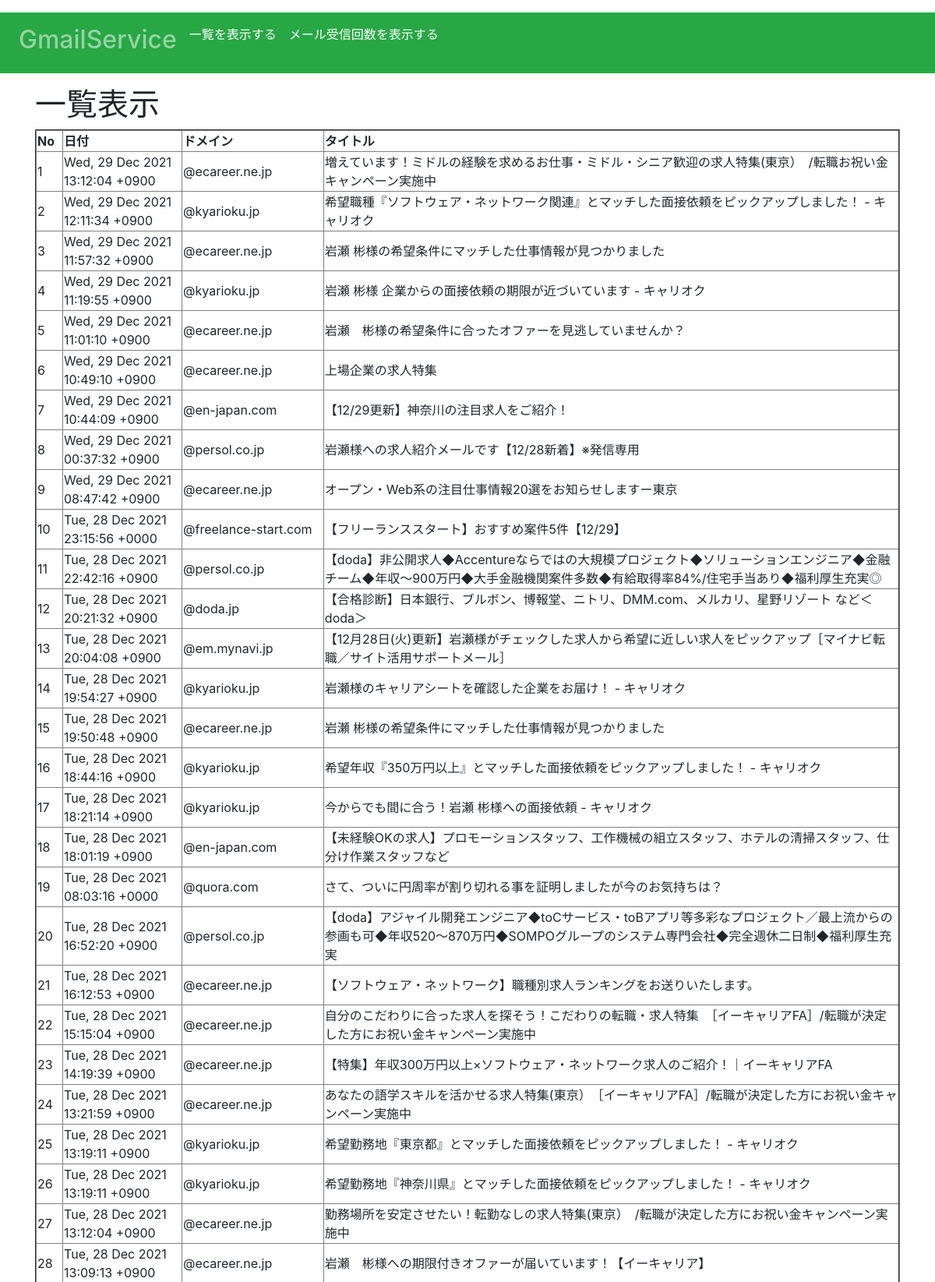
Screenshot of /gmailservice/list (upper part) with the database file from the repository.
### gmailservice/models.py (models this page shows)
class Mails(models.Model):
    no = models.IntegerField(default=0,primary_key=True)
    date = models.CharField(default = "",max_length=100,null=True)
    domain = models.CharField(default = "",max_length=100)
    title = models.CharField(default = "",max_length=200)
    now = models.CharField(default="",max_length=100)

### gmailservice/views.py (the view)
# urls.py: path('list',views.list,name='list'),
def list(request):
    b = Mails.objects.all().values()
    a = [[0,"","",""]for i in range(len(b))]
    for i in range(len(b)):
        a[i][0]=b[i]['no']
        a[i][1]=b[i]['date']
        a[i][2]=b[i]['domain']
        a[i][3]=b[i]['title']
    context={'list':a}
    return render(request,'gmailservice/list.html',context)

### gmailservice/templates/gmailservice/list.html (shortened to what this page needs)
{% extends 'base.html' %}
{% load bootstrap4 %}
{% block header %}
<h1>一覧表示</h1>
{% endblock %}
{% block content %}
<table border="2">
    <tr>
        <th>No</th>
        <th>日付</th>
        <th>ドメイン</th>
        <th>タイトル</th>
{% for i in list %}
<tr>
    <td>{{i.0}}</td>
    <td>{{i.1}}</td>
    <td>{{i.2}}</td>
    <td>{{i.3}}</td>
</tr>
{% endfor %}
</table>
{% endblock %}

### gmailservice/templates/base.html (shortened to what this page needs)
<!doctype html>
<html>
 <head>
   <link rel="stylesheet" href="https://stackpath.bootstrapcdn.com/bootstrap/4.4.1/css/bootstrap.min.css">
 </head>
 <body>
 <nav class="navbar navbar-expand-sm navbar-dark bg-success mt-3 mb-3">
 <div class="collapse navbar-collapse">
 <ul class = "navbar-nav">
 <li class = "nav-item avtive">
 <h2>
 <a class = "nav-link" href="/gmailservice">GmailService</a>
 </h2>
 </li>
 <li class = "nav-item active">
 <a class="nav-link" href="/gmailservice/list">一覧を表示する</a>
 </li>
 <li class = "nav-item active">
 <a class="nav-link" href="/gmailservice/count">メール受信回数を表示する</a>
 </li>
</ul>
</div>
 </nav>
<div class="container">
   {% block header %}
   {% endblock header %}
   {% block content %}
   {% endblock content %}
</div>
 </body>
</html>

### gmailservice/templates/base.html (style rules this page uses)
body { padding-top 80px; }

### rows the page displays
Mails: date "Wed, 29 Dec 2021 13:12:04 +0900", domain "@ecareer.ne.jp", title "増えています！ミドルの経験を求めるお仕事・ミドル・シニア歓迎の求人特集(東京） /転職お祝い金キャンペーン実施中"
Mails: date "Wed, 29 Dec 2021 12:11:34 +0900", domain "@kyarioku.jp", title "希望職種『ソフトウェア・ネットワーク関連』とマッチした面接依頼をピックアップしました！ - キャリオク"
Mails: date "Wed, 29 Dec 2021 11:57:32 +0900", domain "@ecareer.ne.jp", title "岩瀬 彬様の希望条件にマッチした仕事情報が見つかりました"
Mails: date "Wed, 29 Dec 2021 11:19:55 +0900", domain "@kyarioku.jp", title "岩瀬 彬様 企業からの面接依頼の期限が近づいています - キャリオク"
Mails: date "Wed, 29 Dec 2021 11:01:10 +0900", domain "@ecareer.ne.jp", title "岩瀬 彬様の希望条件に合ったオファーを見逃していませんか？"
Mails: date "Wed, 29 Dec 2021 10:49:10 +0900", domain "@ecareer.ne.jp", title "上場企業の求人特集"
Mails: date "Wed, 29 Dec 2021 10:44:09 +0900", domain "@en-japan.com", title "【12/29更新】神奈川の注目求人をご紹介！"
Mails: date "Wed, 29 Dec 2021 00:37:32 +0900", domain "@persol.co.jp", title "岩瀬様への求人紹介メールです【12/28新着】※発信専用"
Mails: date "Wed, 29 Dec 2021 08:47:42 +0900", domain "@ecareer.ne.jp", title "オープン・Web系の注目仕事情報20選をお知らせしますー東京"
Mails: date "Tue, 28 Dec 2021 23:15:56 +0000", domain "@freelance-start.com", title "【フリーランススタート】おすすめ案件5件【12/29】"
Mails: date "Tue, 28 Dec 2021 22:42:16 +0900", domain "@persol.co.jp", title "【doda】非公開求人◆Accentureならではの大規模プロジェクト◆ソリューションエンジニア◆金融チーム◆年収～900万円◆大手金融機関案件多数◆有給取得率84%/住宅手当あり◆福利厚生充実◎"
Mails: date "Tue, 28 Dec 2021 20:21:32 +0900", domain "@doda.jp", title "【合格診断】日本銀行、ブルボン、博報堂、ニトリ、DMM.com、メルカリ、星野リゾート など＜doda＞"
Mails: date "Tue, 28 Dec 2021 20:04:08 +0900", domain "@em.mynavi.jp", title "【12月28日(火)更新】岩瀬様がチェックした求人から希望に近しい求人をピックアップ［マイナビ転職／サイト活用サポートメール］"
Mails: date "Tue, 28 Dec 2021 19:54:27 +0900", domain "@kyarioku.jp", title "岩瀬様のキャリアシートを確認した企業をお届け！ - キャリオク"
Mails: date "Tue, 28 Dec 2021 19:50:48 +0900", domain "@ecareer.ne.jp", title "岩瀬 彬様の希望条件にマッチした仕事情報が見つかりました"
Mails: date "Tue, 28 Dec 2021 18:44:16 +0900", domain "@kyarioku.jp", title "希望年収『350万円以上』とマッチした面接依頼をピックアップしました！ - キャリオク"
Mails: date "Tue, 28 Dec 2021 18:21:14 +0900", domain "@kyarioku.jp", title "今からでも間に合う！岩瀬 彬様への面接依頼 - キャリオク"
Mails: date "Tue, 28 Dec 2021 18:01:19 +0900", domain "@en-japan.com", title "【未経験OKの求人】プロモーションスタッフ、工作機械の組立スタッフ、ホテルの清掃スタッフ、仕分け作業スタッフなど"
Mails: date "Tue, 28 Dec 2021 08:03:16 +0000", domain "@quora.com", title "さて、ついに円周率が割り切れる事を証明しましたが今のお気持ちは？"
Mails: date "Tue, 28 Dec 2021 16:52:20 +0900", domain "@persol.co.jp", title "【doda】アジャイル開発エンジニア◆toCサービス・toBアプリ等多彩なプロジェクト／最上流からの参画も可◆年収520～870万円◆SOMPOグループのシステム専門会社◆完全週休二日制◆福利厚生充実"
Mails: date "Tue, 28 Dec 2021 16:12:53 +0900", domain "@ecareer.ne.jp", title "【ソフトウェア・ネットワーク】職種別求人ランキングをお送りいたします。"
Mails: date "Tue, 28 Dec 2021 15:15:04 +0900", domain "@ecareer.ne.jp", title "自分のこだわりに合った求人を探そう！こだわりの転職・求人特集 ［イーキャリアFA］/転職が決定した方にお祝い金キャンペーン実施中"
Mails: date "Tue, 28 Dec 2021 14:19:39 +0900", domain "@ecareer.ne.jp", title "【特集】年収300万円以上×ソフトウェア・ネットワーク求人のご紹介！｜イーキャリアFA"
Mails: date "Tue, 28 Dec 2021 13:21:59 +0900", domain "@ecareer.ne.jp", title "あなたの語学スキルを活かせる求人特集(東京） ［イーキャリアFA］/転職が決定した方にお祝い金キャンペーン実施中"
Mails: date "Tue, 28 Dec 2021 13:19:11 +0900", domain "@kyarioku.jp", title "希望勤務地『東京都』とマッチした面接依頼をピックアップしました！ - キャリオク"
Mails: date "Tue, 28 Dec 2021 13:19:11 +0900", domain "@kyarioku.jp", title "希望勤務地『神奈川県』とマッチした面接依頼をピックアップしました！ - キャリオク"
Mails: date "Tue, 28 Dec 2021 13:12:04 +0900", domain "@ecareer.ne.jp", title "勤務場所を安定させたい！転勤なしの求人特集(東京） /転職が決定した方にお祝い金キャンペーン実施中"
Mails: date "Tue, 28 Dec 2021 13:09:13 +0900", domain "@ecareer.ne.jp", title "岩瀬 彬様への期限付きオファーが届いています！【イーキャリア】"

### other values shown
{{ i.0 }} "1" "2" "3" "4" "5" "6" "7" "8" "9" "10" "11" "12" "13" "14" "15" "16" "17" "18" "19" "20" "21" "22" "23" "24" "25" "26" "27" "28"
